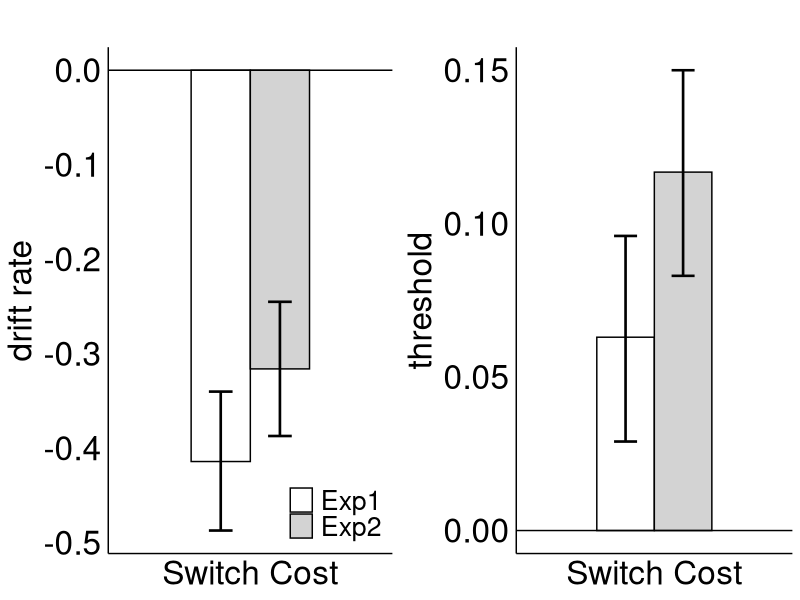
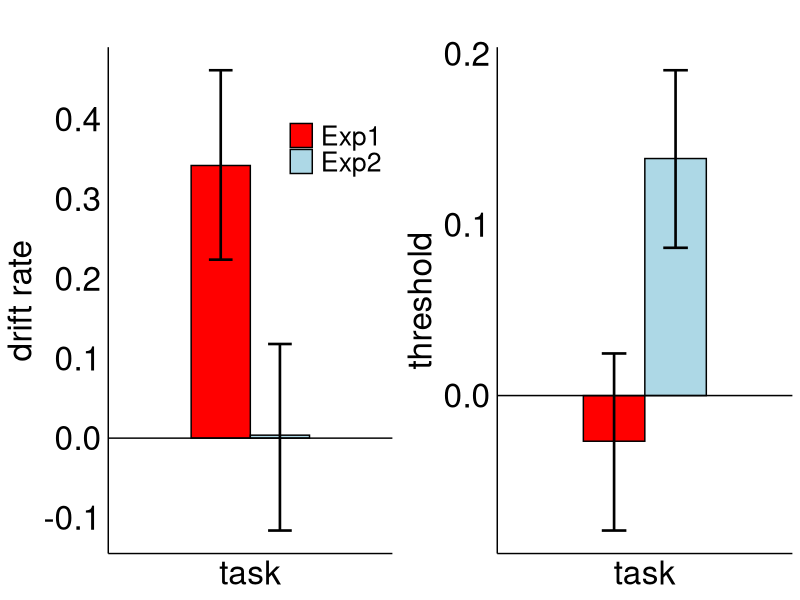
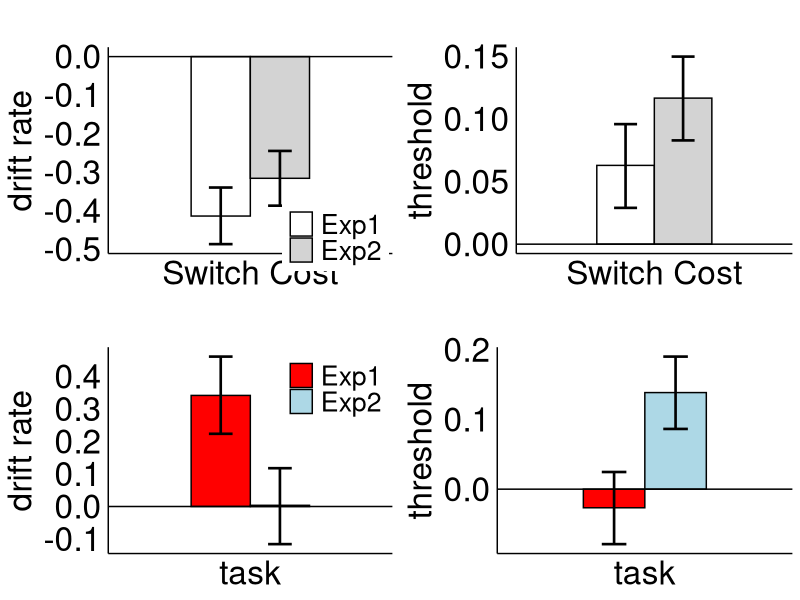
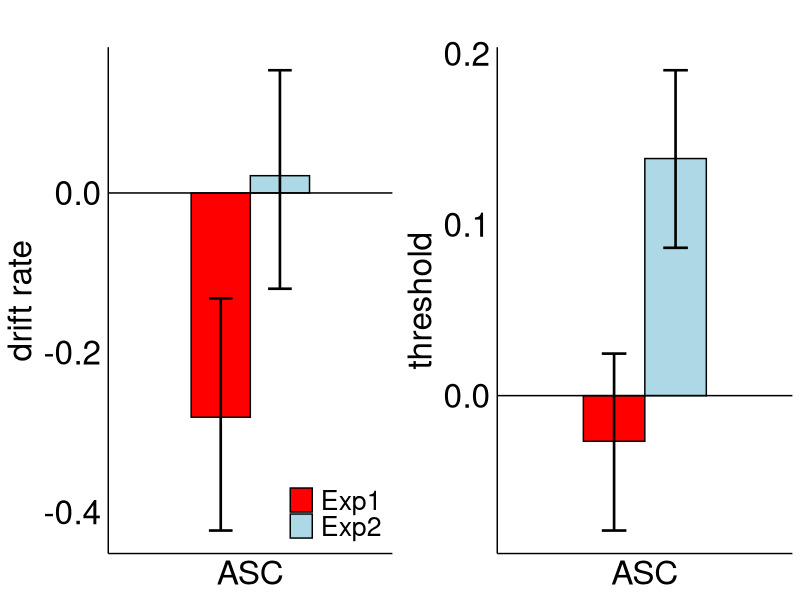
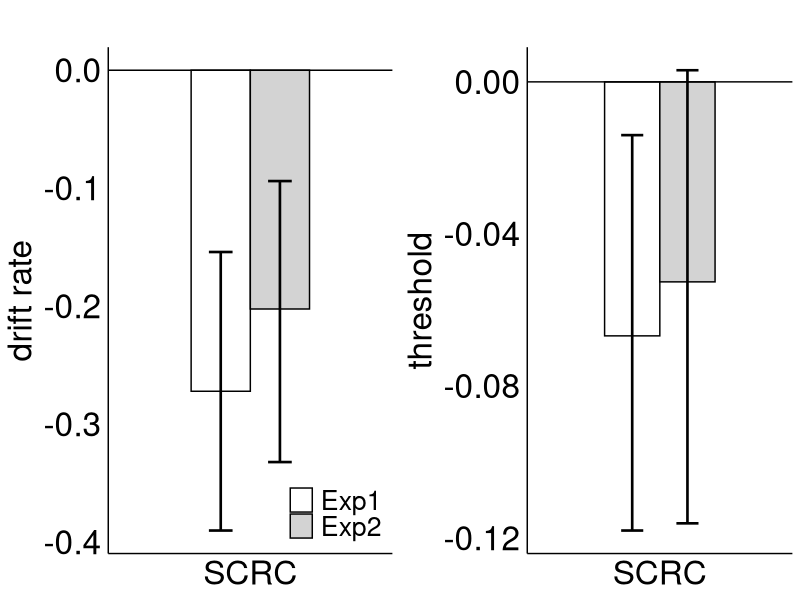
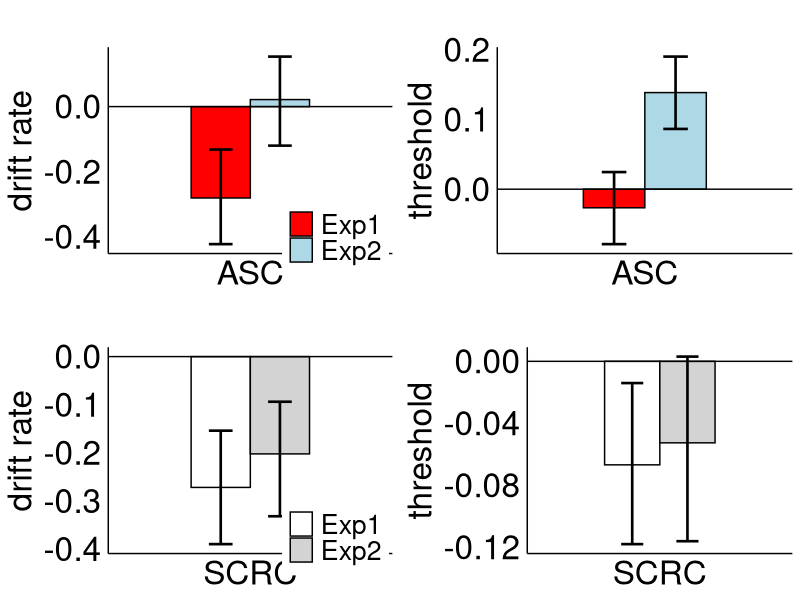

R code for these plots, in order:
## ---- chunk 1
library(data.table)
library(ggplot2)
library(gridExtra)
## ---- chunk 2
# Parameters: 
plot_size = 24

# Main Effects:
# 1. Switch Costs
DT_Switch_Cost = data.table(SC = c("Switch Cost","Switch Cost"), Experiment = c("Exp1", "Exp2"), fit = c(-0.414, -0.316), lower = c(-0.487, -0.387), upper = c(-0.340, -0.245)) 
DT_Switch_Cost_Threshold = data.table(SC = c("Switch Cost","Switch Cost"), Experiment = c("Exp1", "Exp2"), fit = c(0.063, 0.1168), lower = c(0.029, 0.083), upper = c(0.096, 0.150)) 

# 2. Task
DT_Task_drift = data.table(SC = c("task","task"), Experiment = c("Exp1", "Exp2"), fit = c(0.342, 0.0037), lower = c(0.22386096, -0.11592849), upper = c(0.46148086, 0.1180223)) # p value < 0.001 Exp2 p = 0.4734
DT_Task_threshold = data.table(SC = c("task","task"), Experiment = c("Exp1", "Exp2"), fit = c(-0.026711213372, 0.138670287342), lower = c(-0.07894858, 0.08645048), upper = c(0.02462728, 0.19032629)) # 

# 3.Congruency
DT_congruency = data.table(SC = c("incongruency","incongruency"), Experiment = c("Exp1", "Exp2"), fit = c(-0.480141688309, -0.374055233136), lower = c(-0.40468217, -0.3134809), upper = c(-0.55646391, -0.43782279)) # p value < 0.001 Exp2 p = 0.4734
DT_congruency_threshold = data.table(SC = c("incongruency","incongruency"), Experiment = c("Exp1", "Exp2"), fit = c(-0.101363625202, -0.0979685862689), lower = c(-0.0728155, -0.06767293), upper = c(-0.1318213,-0.13013283)) # p value < 0.001 & p value < 0.001

# Interactions:
# 1. Asymmetric Switch Costs
DT_SC_Task = data.table(SC = c("ASC","ASC"), Experiment = c("Exp1", "Exp2"), fit = c(-0.281, 0.02166), lower = c(-0.423, -0.12), upper = c(-0.132, 0.1538)) 
DT_SC_Task_Threshold = data.table(SC = c("ASC","ASC"), Experiment = c("Exp1", "Exp2"), fit = c(-0.0267, 0.138670287342), lower = c(-0.0789, 0.08645048), upper = c(0.0246, 0.19032629)) 

# 2. Switch Costs : Response Congruency
DT_Switch_Cost_Congruency = data.table(SC = c("SCRC","SCRC"), Experiment = c("Exp1", "Exp2"), fit = c(-0.272, -0.2023), lower = -c(0.154, 0.0939), upper = -c(0.390, 0.332))  
DT_Switch_Cost_Congruency_Threshold = data.table(SC = c("SCRC","SCRC"), Experiment = c("Exp1", "Exp2"), fit = c(-0.0668, -0.0526), lower = -c(0.014, -0.00306337), upper = -c(0.118, 0.11610236))  
## ---- chunk 3

my_hddm_plot = function(data_table, drift_or_threshold){#plot_size, dodge_width, errorbar_size)

P = ggplot(data_table) + aes(data_table =  SC, y = fit, fill=Experiment) + geom_col(aes(SC),color = "black", position=position_dodge(width = 0.5), width = 0.5) +
  scale_fill_manual(values=c('white','lightgray')) + 
  geom_errorbar(data = data_table, aes(SC, ymin = lower, ymax = upper) , width=.2, size = 0.9, position=position_dodge(width = 0.5))+
  xlab("Switch Cost") + 
   ylab(drift_or_threshold) +
   ggtitle("") + 
   theme(plot.title = element_text(lineheight=3, face="bold", color="black", size=plot_size))+
   theme(axis.ticks=element_blank(),axis.title.x=element_blank(), axis.text.y = element_text(size=plot_size,color="black"), text = element_text(size = plot_size), axis.text.x =  element_text(color = "black", size = plot_size), panel.grid.major = element_blank(), panel.grid.minor = element_blank(),panel.background = element_blank()) + theme(legend.title = element_blank())  +  theme(legend.position="none")+
   theme(axis.line.x = element_line(color="black", size = 0.5),
         axis.line.y = element_line(color="black", size = 0.5)) +geom_hline(yintercept = 0)

return(P)
}
## ---- chunk 4

my_hddm_plot_legend = function(data_table, drift_or_threshold){#plot_size, dodge_width, errorbar_size)

P = ggplot(data_table) + aes(data_table =  SC, y = fit, fill=Experiment) + geom_col(aes(SC),color = "black", position=position_dodge(width = 0.5), width = 0.5) +
  scale_fill_manual(values=c('white','lightgray')) + 
  geom_errorbar(data = data_table, aes(SC, ymin = lower, ymax = upper) , width=.2, size = 0.9, position=position_dodge(width = 0.5))+
  xlab("Switch Cost") + 
   ylab(drift_or_threshold) +
   ggtitle("") + 
   theme(plot.title = element_text(lineheight=3, face="bold", color="black", size=plot_size))+
   theme(axis.ticks=element_blank(),axis.title.x=element_blank(), axis.text.y = element_text(size=plot_size,color="black"), text = element_text(size = plot_size), axis.text.x =  element_text(color = "black", size = plot_size), panel.grid.major = element_blank(), panel.grid.minor = element_blank(),panel.background = element_blank()) + theme(legend.title = element_blank())  +  theme(legend.position="none")+
   theme(axis.line.x = element_line(color="black", size = 0.5),
         axis.line.y = element_line(color="black", size = 0.5)) +geom_hline(yintercept = 0)+
   theme(legend.position = c(0.8, 0.08), legend.title = element_blank())

return(P)
}
## ---- chunk 5

my_hddm_plot_task_legend = function(data_table, drift_or_threshold, XLAB){#plot_size, dodge_width, errorbar_size)

P = ggplot(data_table) + aes(data_table =  SC, y = fit, fill=Experiment) + geom_col(aes(SC),color = "black", position=position_dodge(width = 0.5), width = 0.5) +
  scale_fill_manual(values=c('red','lightblue')) + 
  geom_errorbar(data = data_table, aes(SC, ymin = lower, ymax = upper) , width=.2, size = 0.9, position=position_dodge(width = 0.5))+
  xlab("Switch Cost") + 
   ylab(drift_or_threshold) +
   ggtitle("") + 
   theme(plot.title = element_text(lineheight=3, face="bold", color="black", size=plot_size))+
   theme(axis.ticks=element_blank(),axis.title.x=element_blank(), axis.text.y = element_text(size=plot_size,color="black"), text = element_text(size = plot_size), axis.text.x =  element_text(color = "black", size = plot_size), panel.grid.major = element_blank(), panel.grid.minor = element_blank(),panel.background = element_blank()) + theme(legend.title = element_blank())  +  theme(legend.position="none")+
   theme(axis.line.x = element_line(color="black", size = 0.5),
         axis.line.y = element_line(color="black", size = 0.5)) +geom_hline(yintercept = 0)+
   theme(legend.position = c(0.8, 0.8), legend.title = element_blank())

return(P)
}
## ---- chunk 6

my_hddm_plot_task_legend2 = function(data_table, drift_or_threshold, XLAB){#plot_size, dodge_width, errorbar_size)

P = ggplot(data_table) + aes(data_table =  SC, y = fit, fill=Experiment) + geom_col(aes(SC),color = "black", position=position_dodge(width = 0.5), width = 0.5) +
  scale_fill_manual(values=c('red','lightblue')) + 
  geom_errorbar(data = data_table, aes(SC, ymin = lower, ymax = upper) , width=.2, size = 0.9, position=position_dodge(width = 0.5))+
  xlab("Switch Cost") + 
   ylab(drift_or_threshold) +
   ggtitle("") + 
   theme(plot.title = element_text(lineheight=3, face="bold", color="black", size=plot_size))+
   theme(axis.ticks=element_blank(),axis.title.x=element_blank(), axis.text.y = element_text(size=plot_size,color="black"), text = element_text(size = plot_size), axis.text.x =  element_text(color = "black", size = plot_size), panel.grid.major = element_blank(), panel.grid.minor = element_blank(),panel.background = element_blank()) + theme(legend.title = element_blank())  +  theme(legend.position="none")+
   theme(axis.line.x = element_line(color="black", size = 0.5),
         axis.line.y = element_line(color="black", size = 0.5)) +geom_hline(yintercept = 0)+
   theme(legend.position = c(0.8, 0.08), legend.title = element_blank())

return(P)
}
## ---- chunk 7

my_hddm_plot_task = function(data_table, drift_or_threshold){#plot_size, dodge_width, errorbar_size)

P = ggplot(data_table) + aes(data_table =  SC, y = fit, fill=Experiment) + geom_col(aes(SC),color = "black", position=position_dodge(width = 0.5), width = 0.5) +
  scale_fill_manual(values=c('red','lightblue')) + 
  geom_errorbar(data = data_table, aes(SC, ymin = lower, ymax = upper) , width=.2, size = 0.9, position=position_dodge(width = 0.5))+
  xlab("Switch Cost") + 
   ylab(drift_or_threshold) +
   ggtitle("") + 
   theme(plot.title = element_text(lineheight=3, face="bold", color="black", size=plot_size))+
   theme(axis.ticks=element_blank(),axis.title.x=element_blank(), axis.text.y = element_text(size=plot_size,color="black"), text = element_text(size = plot_size), axis.text.x =  element_text(color = "black", size = plot_size), panel.grid.major = element_blank(), panel.grid.minor = element_blank(),panel.background = element_blank()) + theme(legend.title = element_blank())  +  theme(legend.position="none")+
   theme(axis.line.x = element_line(color="black", size = 0.5),
         axis.line.y = element_line(color="black", size = 0.5)) +geom_hline(yintercept = 0)

return(P)
}
## ---- chunk 8
SC_drift = my_hddm_plot_legend(DT_Switch_Cost, "drift rate")
SC_threshold = my_hddm_plot(DT_Switch_Cost_Threshold, "threshold")
# put both plots on the same grid
grid.arrange(SC_drift, SC_threshold, nrow = 1, ncol = 2)
## ---- chunk 9
Task_drift = my_hddm_plot_task_legend(DT_Task_drift, "drift rate")
Task_threshold = my_hddm_plot_task(DT_Task_threshold, "threshold")
# put both plots on the same grid
grid.arrange(Task_drift, Task_threshold, nrow = 1, ncol = 2)
## ---- chunk 10
grid.arrange(SC_drift, SC_threshold,Task_drift, Task_threshold, nrow = 2, ncol = 2)
## ---- chunk 11
#Congruency_drift = my_hddm_plot(DT_congruency, "drift rate")
#Congruency_threshold = my_hddm_plot(DT_congruency_threshold, "threshold")
# put both plots on the same grid
#grid.arrange(Congruency_drift, Congruency_threshold, nrow = 1, ncol = 2)
## ---- chunk 12
SC_Task = my_hddm_plot_task_legend2(DT_SC_Task, "drift rate")
SC_Task_Threshold = my_hddm_plot_task(DT_SC_Task_Threshold, "threshold")
# put both plots on the same grid
grid.arrange(SC_Task, SC_Task_Threshold, nrow = 1, ncol = 2)
## ---- chunk 13
Switch_Cost_Congruency = my_hddm_plot_legend(DT_Switch_Cost_Congruency, "drift rate")
Switch_Cost_Congruency_Threshold = my_hddm_plot(DT_Switch_Cost_Congruency_Threshold, "threshold")
# put both plots on the same grid
grid.arrange(Switch_Cost_Congruency, Switch_Cost_Congruency_Threshold, nrow = 1, ncol = 2)
## ---- chunk 14

grid.arrange(SC_Task, SC_Task_Threshold,Switch_Cost_Congruency, Switch_Cost_Congruency_Threshold, nrow = 2, ncol = 2)

